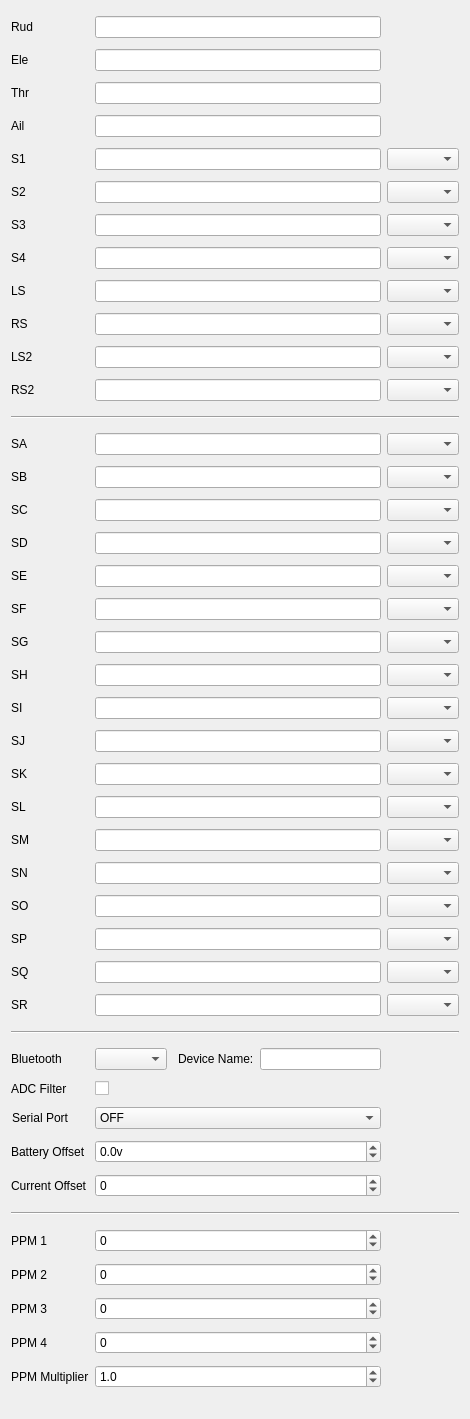
<?xml version="1.0" encoding="UTF-8"?>
<ui version="4.0">
 <class>Hardware</class>
 <widget class="QWidget" name="Hardware">
  <property name="geometry">
   <rect>
    <x>0</x>
    <y>0</y>
    <width>470</width>
    <height>1419</height>
   </rect>
  </property>
  <property name="sizePolicy">
   <sizepolicy hsizetype="Preferred" vsizetype="Maximum">
    <horstretch>0</horstretch>
    <verstretch>0</verstretch>
   </sizepolicy>
  </property>
  <property name="windowTitle">
   <string>Form</string>
  </property>
  <layout class="QGridLayout" name="gridLayout_2">
   <property name="spacing">
    <number>6</number>
   </property>
   <item row="29" column="0">
    <widget class="QLabel" name="sqLabel">
     <property name="text">
      <string>SQ</string>
     </property>
    </widget>
   </item>
   <item row="7" column="1">
    <widget class="AutoLineEdit" name="pot4Name">
     <property name="maxLength">
      <number>3</number>
     </property>
    </widget>
   </item>
   <item row="30" column="0">
    <widget class="QLabel" name="srLabel">
     <property name="text">
      <string>SR</string>
     </property>
    </widget>
   </item>
   <item row="27" column="1">
    <widget class="AutoLineEdit" name="soName">
     <property name="maxLength">
      <number>3</number>
     </property>
    </widget>
   </item>
   <item row="29" column="1">
    <widget class="AutoLineEdit" name="sqName">
     <property name="maxLength">
      <number>3</number>
     </property>
    </widget>
   </item>
   <item row="10" column="0">
    <widget class="QLabel" name="ls2Label">
     <property name="text">
      <string>LS2</string>
     </property>
    </widget>
   </item>
   <item row="23" column="2">
    <widget class="AutoComboBox" name="skType">
     <property name="toolTip">
      <string/>
     </property>
     <property name="statusTip">
      <string/>
     </property>
     <property name="whatsThis">
      <string/>
     </property>
    </widget>
   </item>
   <item row="28" column="1">
    <widget class="AutoLineEdit" name="spName">
     <property name="maxLength">
      <number>3</number>
     </property>
    </widget>
   </item>
   <item row="28" column="0">
    <widget class="QLabel" name="spLabel">
     <property name="text">
      <string>SP</string>
     </property>
    </widget>
   </item>
   <item row="27" column="0">
    <widget class="QLabel" name="soLabel">
     <property name="text">
      <string>SO</string>
     </property>
    </widget>
   </item>
   <item row="7" column="0">
    <widget class="QLabel" name="pot4Label">
     <property name="text">
      <string>S4</string>
     </property>
    </widget>
   </item>
   <item row="6" column="1">
    <widget class="AutoLineEdit" name="pot3Name">
     <property name="maxLength">
      <number>3</number>
     </property>
    </widget>
   </item>
   <item row="9" column="0">
    <widget class="QLabel" name="rsLabel">
     <property name="text">
      <string>RS</string>
     </property>
    </widget>
   </item>
   <item row="14" column="0">
    <widget class="QLabel" name="sbLabel">
     <property name="text">
      <string>SB</string>
     </property>
    </widget>
   </item>
   <item row="41" column="0">
    <widget class="QLabel" name="label_33">
     <property name="text">
      <string>PPM 2</string>
     </property>
    </widget>
   </item>
   <item row="5" column="1">
    <widget class="AutoLineEdit" name="pot2Name">
     <property name="maxLength">
      <number>3</number>
     </property>
    </widget>
   </item>
   <item row="14" column="2">
    <widget class="AutoComboBox" name="sbType">
     <property name="toolTip">
      <string/>
     </property>
     <property name="statusTip">
      <string/>
     </property>
    </widget>
   </item>
   <item row="13" column="2">
    <widget class="AutoComboBox" name="saType">
     <property name="toolTip">
      <string/>
     </property>
     <property name="statusTip">
      <string/>
     </property>
    </widget>
   </item>
   <item row="34" column="1">
    <widget class="QComboBox" name="serialPortMode">
     <item>
      <property name="text">
       <string>OFF</string>
      </property>
     </item>
     <item>
      <property name="text">
       <string>S-Port Mirror</string>
      </property>
     </item>
     <item>
      <property name="text">
       <string>CRSF Telemetry</string>
      </property>
     </item>
     <item>
      <property name="text">
       <string>Telemetry</string>
      </property>
     </item>
     <item>
      <property name="text">
       <string>SBUS Trainer</string>
      </property>
     </item>
     <item>
      <property name="text">
       <string>Debug</string>
      </property>
     </item>
    </widget>
   </item>
   <item row="14" column="1">
    <widget class="AutoLineEdit" name="sbName">
     <property name="maxLength">
      <number>3</number>
     </property>
    </widget>
   </item>
   <item row="4" column="1">
    <widget class="AutoLineEdit" name="pot1Name">
     <property name="maxLength">
      <number>3</number>
     </property>
    </widget>
   </item>
   <item row="13" column="1">
    <widget class="AutoLineEdit" name="saName">
     <property name="maxLength">
      <number>3</number>
     </property>
    </widget>
   </item>
   <item row="0" column="0">
    <widget class="QLabel" name="rudLabel">
     <property name="text">
      <string>Rud</string>
     </property>
    </widget>
   </item>
   <item row="37" column="1">
    <widget class="QSpinBox" name="txCurrentCalibration">
     <property name="minimum">
      <number>-49</number>
     </property>
     <property name="maximum">
      <number>49</number>
     </property>
    </widget>
   </item>
   <item row="42" column="0">
    <widget class="QLabel" name="label_34">
     <property name="text">
      <string>PPM 3</string>
     </property>
    </widget>
   </item>
   <item row="0" column="1">
    <widget class="AutoLineEdit" name="rudName">
     <property name="maxLength">
      <number>3</number>
     </property>
    </widget>
   </item>
   <item row="4" column="0">
    <widget class="QLabel" name="pot1Label">
     <property name="text">
      <string>S1</string>
     </property>
    </widget>
   </item>
   <item row="1" column="1">
    <widget class="AutoLineEdit" name="eleName">
     <property name="maxLength">
      <number>3</number>
     </property>
    </widget>
   </item>
   <item row="5" column="0">
    <widget class="QLabel" name="pot2Label">
     <property name="text">
      <string>S2</string>
     </property>
    </widget>
   </item>
   <item row="6" column="0">
    <widget class="QLabel" name="pot3Label">
     <property name="text">
      <string>S3</string>
     </property>
    </widget>
   </item>
   <item row="39" column="0">
    <widget class="QLabel" name="label_23">
     <property name="text">
      <string>PPM 1</string>
     </property>
    </widget>
   </item>
   <item row="39" column="1">
    <widget class="QSpinBox" name="PPM1">
     <property name="toolTip">
      <string/>
     </property>
     <property name="statusTip">
      <string/>
     </property>
     <property name="whatsThis">
      <string/>
     </property>
     <property name="minimum">
      <number>-9999</number>
     </property>
     <property name="maximum">
      <number>9999</number>
     </property>
    </widget>
   </item>
   <item row="34" column="0" alignment="Qt::AlignLeft">
    <widget class="QLabel" name="serialPortLabel">
     <property name="text">
      <string>Serial Port</string>
     </property>
     <property name="alignment">
      <set>Qt::AlignRight|Qt::AlignTrailing|Qt::AlignVCenter</set>
     </property>
    </widget>
   </item>
   <item row="36" column="1">
    <widget class="QDoubleSpinBox" name="txVoltageCalibration">
     <property name="statusTip">
      <string/>
     </property>
     <property name="suffix">
      <string>v</string>
     </property>
     <property name="decimals">
      <number>1</number>
     </property>
     <property name="minimum">
      <double>-9.900000000000000</double>
     </property>
     <property name="maximum">
      <double>9.900000000000000</double>
     </property>
     <property name="singleStep">
      <double>0.100000000000000</double>
     </property>
    </widget>
   </item>
   <item row="44" column="0">
    <widget class="QLabel" name="label_30">
     <property name="text">
      <string>PPM Multiplier</string>
     </property>
    </widget>
   </item>
   <item row="43" column="1">
    <widget class="QSpinBox" name="PPM4">
     <property name="toolTip">
      <string/>
     </property>
     <property name="statusTip">
      <string/>
     </property>
     <property name="whatsThis">
      <string/>
     </property>
     <property name="minimum">
      <number>-9999</number>
     </property>
     <property name="maximum">
      <number>9999</number>
     </property>
    </widget>
   </item>
   <item row="24" column="2">
    <widget class="AutoComboBox" name="slType">
     <property name="toolTip">
      <string/>
     </property>
     <property name="statusTip">
      <string/>
     </property>
     <property name="whatsThis">
      <string/>
     </property>
    </widget>
   </item>
   <item row="37" column="0">
    <widget class="QLabel" name="txCurrentCalibrationLabel">
     <property name="text">
      <string>Current Offset</string>
     </property>
    </widget>
   </item>
   <item row="43" column="0">
    <widget class="QLabel" name="label_35">
     <property name="text">
      <string>PPM 4</string>
     </property>
    </widget>
   </item>
   <item row="3" column="1">
    <widget class="AutoLineEdit" name="ailName">
     <property name="maxLength">
      <number>3</number>
     </property>
    </widget>
   </item>
   <item row="13" column="0">
    <widget class="QLabel" name="saLabel">
     <property name="text">
      <string>SA</string>
     </property>
    </widget>
   </item>
   <item row="1" column="0">
    <widget class="QLabel" name="eleLabel">
     <property name="text">
      <string>Ele</string>
     </property>
    </widget>
   </item>
   <item row="2" column="1">
    <widget class="AutoLineEdit" name="thrName">
     <property name="maxLength">
      <number>3</number>
     </property>
    </widget>
   </item>
   <item row="8" column="1">
    <widget class="AutoLineEdit" name="lsName">
     <property name="maxLength">
      <number>3</number>
     </property>
    </widget>
   </item>
   <item row="3" column="0">
    <widget class="QLabel" name="ailLabel">
     <property name="text">
      <string>Ail</string>
     </property>
    </widget>
   </item>
   <item row="9" column="1">
    <widget class="AutoLineEdit" name="rsName">
     <property name="maxLength">
      <number>3</number>
     </property>
    </widget>
   </item>
   <item row="2" column="0">
    <widget class="QLabel" name="thrLabel">
     <property name="text">
      <string>Thr</string>
     </property>
    </widget>
   </item>
   <item row="15" column="1">
    <widget class="AutoLineEdit" name="scName">
     <property name="maxLength">
      <number>3</number>
     </property>
    </widget>
   </item>
   <item row="15" column="0">
    <widget class="QLabel" name="scLabel">
     <property name="text">
      <string>SC</string>
     </property>
    </widget>
   </item>
   <item row="16" column="1">
    <widget class="AutoLineEdit" name="sdName">
     <property name="maxLength">
      <number>3</number>
     </property>
    </widget>
   </item>
   <item row="8" column="0">
    <widget class="QLabel" name="lsLabel">
     <property name="text">
      <string>LS</string>
     </property>
    </widget>
   </item>
   <item row="17" column="1">
    <widget class="AutoLineEdit" name="seName">
     <property name="maxLength">
      <number>3</number>
     </property>
    </widget>
   </item>
   <item row="15" column="2">
    <widget class="AutoComboBox" name="scType">
     <property name="toolTip">
      <string/>
     </property>
     <property name="statusTip">
      <string/>
     </property>
     <property name="whatsThis">
      <string/>
     </property>
    </widget>
   </item>
   <item row="18" column="1">
    <widget class="AutoLineEdit" name="sfName">
     <property name="maxLength">
      <number>3</number>
     </property>
    </widget>
   </item>
   <item row="16" column="0">
    <widget class="QLabel" name="sdLabel">
     <property name="text">
      <string>SD</string>
     </property>
    </widget>
   </item>
   <item row="16" column="2">
    <widget class="AutoComboBox" name="sdType">
     <property name="toolTip">
      <string/>
     </property>
     <property name="statusTip">
      <string/>
     </property>
     <property name="whatsThis">
      <string/>
     </property>
    </widget>
   </item>
   <item row="41" column="1">
    <widget class="QSpinBox" name="PPM2">
     <property name="toolTip">
      <string/>
     </property>
     <property name="statusTip">
      <string/>
     </property>
     <property name="whatsThis">
      <string/>
     </property>
     <property name="minimum">
      <number>-9999</number>
     </property>
     <property name="maximum">
      <number>9999</number>
     </property>
    </widget>
   </item>
   <item row="36" column="0">
    <widget class="QLabel" name="txVoltageCalibrationLabel">
     <property name="text">
      <string>Battery Offset</string>
     </property>
    </widget>
   </item>
   <item row="42" column="1">
    <widget class="QSpinBox" name="PPM3">
     <property name="toolTip">
      <string/>
     </property>
     <property name="statusTip">
      <string/>
     </property>
     <property name="whatsThis">
      <string/>
     </property>
     <property name="minimum">
      <number>-9999</number>
     </property>
     <property name="maximum">
      <number>9999</number>
     </property>
    </widget>
   </item>
   <item row="19" column="1">
    <widget class="AutoLineEdit" name="sgName">
     <property name="maxLength">
      <number>3</number>
     </property>
    </widget>
   </item>
   <item row="17" column="0">
    <widget class="QLabel" name="seLabel">
     <property name="text">
      <string>SE</string>
     </property>
    </widget>
   </item>
   <item row="17" column="2">
    <widget class="AutoComboBox" name="seType">
     <property name="toolTip">
      <string/>
     </property>
     <property name="statusTip">
      <string/>
     </property>
     <property name="whatsThis">
      <string/>
     </property>
    </widget>
   </item>
   <item row="20" column="1">
    <widget class="AutoLineEdit" name="shName">
     <property name="maxLength">
      <number>3</number>
     </property>
    </widget>
   </item>
   <item row="18" column="0">
    <widget class="QLabel" name="sfLabel">
     <property name="text">
      <string>SF</string>
     </property>
    </widget>
   </item>
   <item row="18" column="2">
    <widget class="AutoComboBox" name="sfType">
     <property name="toolTip">
      <string/>
     </property>
     <property name="statusTip">
      <string/>
     </property>
     <property name="whatsThis">
      <string/>
     </property>
    </widget>
   </item>
   <item row="21" column="1">
    <widget class="AutoLineEdit" name="siName">
     <property name="maxLength">
      <number>3</number>
     </property>
    </widget>
   </item>
   <item row="19" column="0">
    <widget class="QLabel" name="sgLabel">
     <property name="text">
      <string>SG</string>
     </property>
    </widget>
   </item>
   <item row="19" column="2">
    <widget class="AutoComboBox" name="sgType">
     <property name="toolTip">
      <string/>
     </property>
     <property name="statusTip">
      <string/>
     </property>
     <property name="whatsThis">
      <string/>
     </property>
    </widget>
   </item>
   <item row="22" column="1">
    <widget class="AutoLineEdit" name="sjName">
     <property name="maxLength">
      <number>3</number>
     </property>
    </widget>
   </item>
   <item row="20" column="0">
    <widget class="QLabel" name="shLabel">
     <property name="text">
      <string>SH</string>
     </property>
    </widget>
   </item>
   <item row="23" column="1">
    <widget class="AutoLineEdit" name="skName">
     <property name="maxLength">
      <number>3</number>
     </property>
    </widget>
   </item>
   <item row="21" column="0">
    <widget class="QLabel" name="siLabel">
     <property name="text">
      <string>SI</string>
     </property>
    </widget>
   </item>
   <item row="24" column="1">
    <widget class="AutoLineEdit" name="slName">
     <property name="maxLength">
      <number>3</number>
     </property>
    </widget>
   </item>
   <item row="22" column="0">
    <widget class="QLabel" name="sjLabel">
     <property name="text">
      <string>SJ</string>
     </property>
    </widget>
   </item>
   <item row="25" column="1">
    <widget class="AutoLineEdit" name="smName">
     <property name="maxLength">
      <number>3</number>
     </property>
    </widget>
   </item>
   <item row="23" column="0">
    <widget class="QLabel" name="skLabel">
     <property name="text">
      <string>SK</string>
     </property>
    </widget>
   </item>
   <item row="26" column="1">
    <widget class="AutoLineEdit" name="snName">
     <property name="maxLength">
      <number>3</number>
     </property>
    </widget>
   </item>
   <item row="24" column="0">
    <widget class="QLabel" name="slLabel">
     <property name="text">
      <string>SL</string>
     </property>
    </widget>
   </item>
   <item row="25" column="0">
    <widget class="QLabel" name="smLabel">
     <property name="text">
      <string>SM</string>
     </property>
    </widget>
   </item>
   <item row="11" column="1">
    <widget class="AutoLineEdit" name="rs2Name">
     <property name="maxLength">
      <number>3</number>
     </property>
    </widget>
   </item>
   <item row="26" column="0">
    <widget class="QLabel" name="snLabel">
     <property name="text">
      <string>SN</string>
     </property>
    </widget>
   </item>
   <item row="44" column="1">
    <widget class="QDoubleSpinBox" name="PPM_MultiplierDSB">
     <property name="decimals">
      <number>1</number>
     </property>
     <property name="maximum">
      <double>5.000000000000000</double>
     </property>
     <property name="value">
      <double>1.000000000000000</double>
     </property>
    </widget>
   </item>
   <item row="10" column="1">
    <widget class="AutoLineEdit" name="ls2Name">
     <property name="maxLength">
      <number>3</number>
     </property>
    </widget>
   </item>
   <item row="11" column="0">
    <widget class="QLabel" name="rs2Label">
     <property name="text">
      <string>RS2</string>
     </property>
    </widget>
   </item>
   <item row="20" column="2">
    <widget class="AutoComboBox" name="shType">
     <property name="toolTip">
      <string/>
     </property>
     <property name="statusTip">
      <string/>
     </property>
     <property name="whatsThis">
      <string/>
     </property>
    </widget>
   </item>
   <item row="21" column="2">
    <widget class="AutoComboBox" name="siType">
     <property name="toolTip">
      <string/>
     </property>
     <property name="statusTip">
      <string/>
     </property>
     <property name="whatsThis">
      <string/>
     </property>
    </widget>
   </item>
   <item row="22" column="2">
    <widget class="AutoComboBox" name="sjType">
     <property name="toolTip">
      <string/>
     </property>
     <property name="statusTip">
      <string/>
     </property>
     <property name="whatsThis">
      <string/>
     </property>
    </widget>
   </item>
   <item row="25" column="2">
    <widget class="AutoComboBox" name="smType">
     <property name="toolTip">
      <string/>
     </property>
     <property name="statusTip">
      <string/>
     </property>
     <property name="whatsThis">
      <string/>
     </property>
    </widget>
   </item>
   <item row="26" column="2">
    <widget class="AutoComboBox" name="snType">
     <property name="toolTip">
      <string/>
     </property>
     <property name="statusTip">
      <string/>
     </property>
     <property name="whatsThis">
      <string/>
     </property>
    </widget>
   </item>
   <item row="27" column="2">
    <widget class="AutoComboBox" name="soType">
     <property name="toolTip">
      <string/>
     </property>
     <property name="statusTip">
      <string/>
     </property>
     <property name="whatsThis">
      <string/>
     </property>
    </widget>
   </item>
   <item row="28" column="2">
    <widget class="AutoComboBox" name="spType">
     <property name="toolTip">
      <string/>
     </property>
     <property name="statusTip">
      <string/>
     </property>
     <property name="whatsThis">
      <string/>
     </property>
    </widget>
   </item>
   <item row="29" column="2">
    <widget class="AutoComboBox" name="sqType">
     <property name="toolTip">
      <string/>
     </property>
     <property name="statusTip">
      <string/>
     </property>
     <property name="whatsThis">
      <string/>
     </property>
    </widget>
   </item>
   <item row="30" column="2">
    <widget class="AutoComboBox" name="srType">
     <property name="toolTip">
      <string/>
     </property>
     <property name="statusTip">
      <string/>
     </property>
     <property name="whatsThis">
      <string/>
     </property>
    </widget>
   </item>
   <item row="11" column="2">
    <widget class="AutoComboBox" name="rs2Type">
     <property name="toolTip">
      <string/>
     </property>
     <property name="statusTip">
      <string/>
     </property>
    </widget>
   </item>
   <item row="10" column="2">
    <widget class="AutoComboBox" name="ls2Type">
     <property name="toolTip">
      <string/>
     </property>
     <property name="statusTip">
      <string/>
     </property>
    </widget>
   </item>
   <item row="9" column="2">
    <widget class="AutoComboBox" name="rsType">
     <property name="toolTip">
      <string/>
     </property>
     <property name="statusTip">
      <string/>
     </property>
    </widget>
   </item>
   <item row="8" column="2">
    <widget class="AutoComboBox" name="lsType">
     <property name="toolTip">
      <string/>
     </property>
     <property name="statusTip">
      <string/>
     </property>
    </widget>
   </item>
   <item row="7" column="2">
    <widget class="AutoComboBox" name="pot4Type">
     <property name="toolTip">
      <string/>
     </property>
     <property name="statusTip">
      <string/>
     </property>
    </widget>
   </item>
   <item row="6" column="2">
    <widget class="AutoComboBox" name="pot3Type">
     <property name="toolTip">
      <string/>
     </property>
     <property name="statusTip">
      <string/>
     </property>
    </widget>
   </item>
   <item row="5" column="2">
    <widget class="AutoComboBox" name="pot2Type">
     <property name="toolTip">
      <string/>
     </property>
     <property name="statusTip">
      <string/>
     </property>
    </widget>
   </item>
   <item row="4" column="2">
    <widget class="AutoComboBox" name="pot1Type">
     <property name="toolTip">
      <string/>
     </property>
     <property name="statusTip">
      <string/>
     </property>
    </widget>
   </item>
   <item row="32" column="0">
    <widget class="QLabel" name="bluetoothLabel">
     <property name="sizePolicy">
      <sizepolicy hsizetype="Preferred" vsizetype="Fixed">
       <horstretch>0</horstretch>
       <verstretch>0</verstretch>
      </sizepolicy>
     </property>
     <property name="text">
      <string>Bluetooth</string>
     </property>
     <property name="alignment">
      <set>Qt::AlignLeading|Qt::AlignLeft|Qt::AlignVCenter</set>
     </property>
    </widget>
   </item>
   <item row="30" column="1">
    <widget class="AutoLineEdit" name="srName">
     <property name="maxLength">
      <number>3</number>
     </property>
    </widget>
   </item>
   <item row="33" column="1">
    <widget class="QCheckBox" name="filterEnable">
     <property name="text">
      <string/>
     </property>
    </widget>
   </item>
   <item row="33" column="0">
    <widget class="QLabel" name="filterLabel">
     <property name="text">
      <string>ADC Filter</string>
     </property>
    </widget>
   </item>
   <item row="32" column="1">
    <widget class="QWidget" name="bluetoothWidget" native="true">
     <layout class="QHBoxLayout" name="horizontalLayout">
      <property name="spacing">
       <number>6</number>
      </property>
      <property name="leftMargin">
       <number>0</number>
      </property>
      <property name="topMargin">
       <number>0</number>
      </property>
      <property name="rightMargin">
       <number>0</number>
      </property>
      <property name="bottomMargin">
       <number>0</number>
      </property>
      <item>
       <widget class="AutoComboBox" name="bluetoothMode">
        <property name="text" stdset="0">
         <string/>
        </property>
       </widget>
      </item>
      <item>
       <spacer name="horizontalSpacer">
        <property name="orientation">
         <enum>Qt::Horizontal</enum>
        </property>
        <property name="sizeType">
         <enum>QSizePolicy::Fixed</enum>
        </property>
        <property name="sizeHint" stdset="0">
         <size>
          <width>5</width>
          <height>20</height>
         </size>
        </property>
       </spacer>
      </item>
      <item>
       <widget class="QLabel" name="btNameLabel">
        <property name="text">
         <string>Device Name:</string>
        </property>
       </widget>
      </item>
      <item>
       <widget class="AutoLineEdit" name="bluetoothName">
        <property name="maxLength">
         <number>10</number>
        </property>
       </widget>
      </item>
     </layout>
    </widget>
   </item>
   <item row="31" column="0" colspan="3">
    <widget class="Line" name="potsTypeSeparator_2">
     <property name="minimumSize">
      <size>
       <width>0</width>
       <height>10</height>
      </size>
     </property>
     <property name="orientation">
      <enum>Qt::Horizontal</enum>
     </property>
    </widget>
   </item>
   <item row="38" column="0" colspan="3">
    <widget class="Line" name="ppmSeparator">
     <property name="minimumSize">
      <size>
       <width>0</width>
       <height>10</height>
      </size>
     </property>
     <property name="orientation">
      <enum>Qt::Horizontal</enum>
     </property>
    </widget>
   </item>
   <item row="12" column="0" colspan="3">
    <widget class="Line" name="potsTypeSeparator_1">
     <property name="minimumSize">
      <size>
       <width>0</width>
       <height>10</height>
      </size>
     </property>
     <property name="orientation">
      <enum>Qt::Horizontal</enum>
     </property>
    </widget>
   </item>
  </layout>
 </widget>
 <customwidgets>
  <customwidget>
   <class>AutoComboBox</class>
   <extends>QComboBox</extends>
   <header>autocombobox.h</header>
  </customwidget>
  <customwidget>
   <class>AutoLineEdit</class>
   <extends>QLineEdit</extends>
   <header>autolineedit.h</header>
  </customwidget>
 </customwidgets>
 <resources/>
 <connections/>
</ui>
